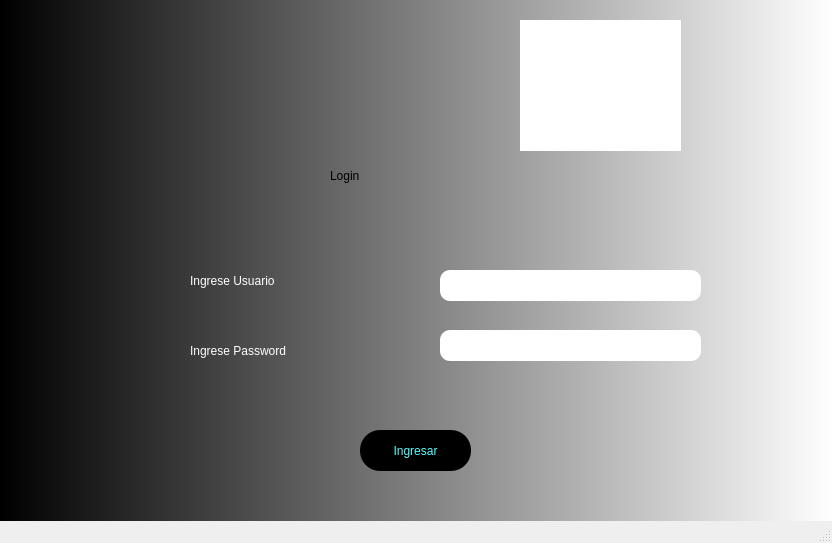
<?xml version="1.0" encoding="UTF-8"?>
<ui version="4.0">
 <class>MainWindow</class>
 <widget class="QMainWindow" name="MainWindow">
  <property name="geometry">
   <rect>
    <x>0</x>
    <y>0</y>
    <width>832</width>
    <height>543</height>
   </rect>
  </property>
  <property name="windowTitle">
   <string>MainWindow</string>
  </property>
  <property name="styleSheet">
   <string notr="true">QWidget#centralwidget{
background-color: qlineargradient(spread:pad, x1:0, y1:0, x2:1, y2:0, stop:0 rgba(0, 0, 0, 255), stop:1 rgba(255, 255, 255, 255));}</string>
  </property>
  <widget class="QWidget" name="centralwidget">
   <widget class="QLabel" name="label">
    <property name="geometry">
     <rect>
      <x>330</x>
      <y>140</y>
      <width>171</width>
      <height>71</height>
     </rect>
    </property>
    <property name="styleSheet">
     <string notr="true">font: 26pt &quot;MV Boli&quot;;
font: 48pt &quot;Impact&quot;;</string>
    </property>
    <property name="text">
     <string>Login</string>
    </property>
   </widget>
   <widget class="QLabel" name="label_2">
    <property name="geometry">
     <rect>
      <x>190</x>
      <y>270</y>
      <width>211</width>
      <height>21</height>
     </rect>
    </property>
    <property name="styleSheet">
     <string notr="true">font: 87 12pt &quot;Arial Black&quot;;
color: rgb(255, 255, 255);</string>
    </property>
    <property name="text">
     <string>Ingrese Usuario</string>
    </property>
   </widget>
   <widget class="QLineEdit" name="lineEdit">
    <property name="geometry">
     <rect>
      <x>440</x>
      <y>270</y>
      <width>261</width>
      <height>31</height>
     </rect>
    </property>
    <property name="styleSheet">
     <string notr="true">border-radius:10px;</string>
    </property>
   </widget>
   <widget class="QLabel" name="label_3">
    <property name="geometry">
     <rect>
      <x>190</x>
      <y>340</y>
      <width>211</width>
      <height>21</height>
     </rect>
    </property>
    <property name="styleSheet">
     <string notr="true">font: 87 12pt &quot;Arial Black&quot;;
color: rgb(255, 255, 255);</string>
    </property>
    <property name="text">
     <string>Ingrese Password</string>
    </property>
   </widget>
   <widget class="QLineEdit" name="lineEdit_2">
    <property name="geometry">
     <rect>
      <x>440</x>
      <y>330</y>
      <width>261</width>
      <height>31</height>
     </rect>
    </property>
    <property name="styleSheet">
     <string notr="true">border-radius:10px;</string>
    </property>
   </widget>
   <widget class="QPushButton" name="pushButton">
    <property name="geometry">
     <rect>
      <x>360</x>
      <y>430</y>
      <width>111</width>
      <height>41</height>
     </rect>
    </property>
    <property name="styleSheet">
     <string notr="true">background-color: rgb(0, 0, 0);
color: rgb(85, 255, 255);
border-radius:20px;</string>
    </property>
    <property name="text">
     <string>Ingresar</string>
    </property>
   </widget>
   <widget class="QLabel" name="label_4">
    <property name="geometry">
     <rect>
      <x>520</x>
      <y>20</y>
      <width>161</width>
      <height>131</height>
     </rect>
    </property>
    <property name="styleSheet">
     <string notr="true">background-color: rgb(255, 255, 255);</string>
    </property>
    <property name="text">
     <string/>
    </property>
    <property name="pixmap">
     <pixmap>../Imagenes/1.png</pixmap>
    </property>
    <property name="scaledContents">
     <bool>true</bool>
    </property>
   </widget>
   <widget class="QLabel" name="label_5">
    <property name="geometry">
     <rect>
      <x>220</x>
      <y>390</y>
      <width>401</width>
      <height>21</height>
     </rect>
    </property>
    <property name="text">
     <string/>
    </property>
   </widget>
  </widget>
  <widget class="QMenuBar" name="menubar">
   <property name="geometry">
    <rect>
     <x>0</x>
     <y>0</y>
     <width>832</width>
     <height>21</height>
    </rect>
   </property>
  </widget>
  <widget class="QStatusBar" name="statusbar"/>
 </widget>
 <resources/>
 <connections/>
</ui>
